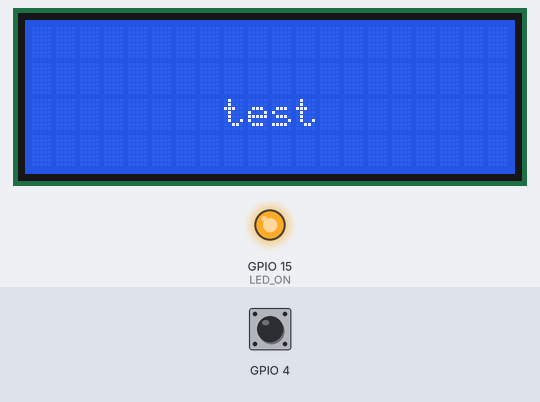
A program run on a simulated Raspberry Pi (BCM pin numbers). Shown: 20×4 character LCD, output pins drawn as LEDs (lit = HIGH). Inputs (shaded band) come from the test bench; at power-on: GPIO 4 LOW. The clock reads 2024-03-15 10:24:30 at power-on unless the program sets it; pins used as bus, display or sensor lines are not drawn; what the program prints to the terminal is not drawn.

Above: at 2.2 s.
2.3 s: GPIO 4 pulled HIGH for 0.15 s
At 2.9 s:
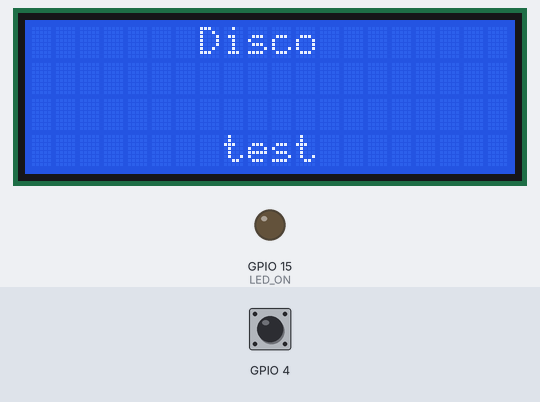
3.0 s: GPIO 4 pulsed HIGH 2 times (0.12 s each, 0.3 s apart)
At 4.0 s:
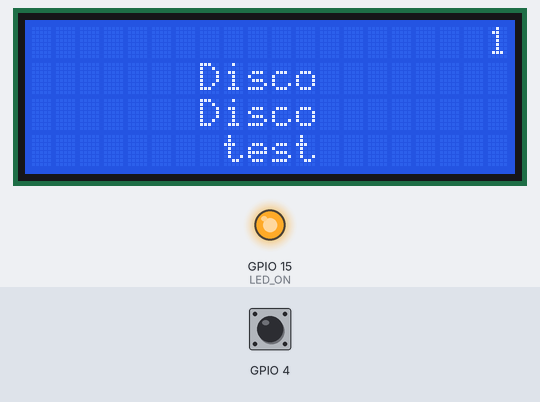
5.1 s: GPIO 4 pulled HIGH for 1 s
At 5.5 s:
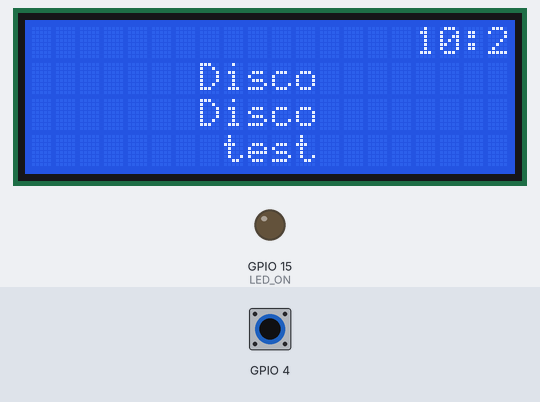
Timing chart, 0 to 8.1 s (numbered marks = the images above; inputs shaded):
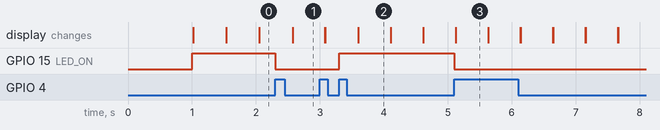

Measured:
- after the input at 2.3 s, GPIO 15 (LED_ON): HIGH → LOW at once
- after the input at 3.0 s, GPIO 15 (LED_ON): LOW → HIGH after 0.30 s
- after the input at 5.1 s, GPIO 15 (LED_ON): HIGH → LOW at once

The program:

test.py
```python
#!/usr/bin/python
# -*- coding: utf-8 -*-

import lcd
import time
from datetime import datetime

my_lcd = lcd.Lcd()

while True:
	my_lcd.animate_down("test")
	my_lcd.animate_down("Disco", lcd.center, True, 3)
	my_lcd.animate_left(datetime.now().strftime('%T'))
	my_lcd.animate_right(datetime.now().strftime('%T'), lcd.LCD_LINE_2)
	time.sleep(60)
```

lcd.py
```python
#!/usr/bin/python

# The wiring for the LCD is as follows:
# 1 : GND
# 2 : 5V
# 3 : Contrast (0-5V)*
# 4 : RS (Register Select)
# 5 : R/W (Read Write)       - GROUND THIS PIN
# 6 : Enable or Strobe
# 7 : Data Bit 0             - NOT USED
# 8 : Data Bit 1             - NOT USED
# 9 : Data Bit 2             - NOT USED
# 10: Data Bit 3             - NOT USED
# 11: Data Bit 4
# 12: Data Bit 5
# 13: Data Bit 6
# 14: Data Bit 7
# 15: LCD Backlight +5V**
# 16: LCD Backlight GND

#import
import RPi.GPIO as GPIO
import time

# Define GPIO to LCD mapping
LCD_RS = 7
LCD_E  = 8
LCD_D4 = 25
LCD_D5 = 24
LCD_D6 = 23
LCD_D7 = 18
LED_ON = 15

# Define some device constants
LCD_WIDTH = 20    # Maximum characters per line
LCD_CHR = True
LCD_CMD = False

LCD_LINE_1 = 0x80 # LCD RAM address for the 1st line
LCD_LINE_2 = 0xC0 # LCD RAM address for the 2nd line
LCD_LINE_3 = 0x94 # LCD RAM address for the 3rd line
LCD_LINE_4 = 0xD4 # LCD RAM address for the 4th line

# Timing constants
E_PULSE = 0.00005
E_DELAY = 0.00005

left = 1
center = 2
right = 3

class Lcd:


	def __init__(self, setmode = True):
		if setmode:
			GPIO.setmode(GPIO.BCM)       # Use BCM GPIO numbers

		GPIO.setup(LCD_E, GPIO.OUT)  # E
		GPIO.setup(LCD_RS, GPIO.OUT) # RS
		GPIO.setup(LCD_D4, GPIO.OUT) # DB4
		GPIO.setup(LCD_D5, GPIO.OUT) # DB5
		GPIO.setup(LCD_D6, GPIO.OUT) # DB6
		GPIO.setup(LCD_D7, GPIO.OUT) # DB7
		GPIO.setup(LED_ON, GPIO.OUT) # Backlight enable
		GPIO.setup(4, GPIO.IN, pull_up_down=GPIO.PUD_DOWN) # LED Light Switch

		# Initialise display
		self.lcd_init()

		# Toggle backlight off-on
		GPIO.output(LED_ON, False)
		time.sleep(1)
		GPIO.output(LED_ON, True)

		# LED Light Switch Event
		self.led_state = True
		self.led_last_event = time.time()
		GPIO.add_event_detect(4, GPIO.RISING, bouncetime=700)
		GPIO.add_event_callback(4, self.toggle_light)

		print "LCD Initialised"

	def __del__(self):
		self.clear()
		GPIO.output(LED_ON, False)
		GPIO.cleanup()
		print "LCD destroyed"

	def toggle_light(self, arg):
		if (time.time() - self.led_last_event) > 0.7:
			self.led_state = not self.led_state
			GPIO.output(LED_ON, self.led_state)
			self.led_last_event = time.time()

	def lcd_init(self):
		# Initialise display
		self.lcd_byte(0x33,LCD_CMD)
		self.lcd_byte(0x32,LCD_CMD)
		self.lcd_byte(0x28,LCD_CMD)
		self.lcd_byte(0x0C,LCD_CMD)
		self.lcd_byte(0x06,LCD_CMD)
		self.lcd_byte(0x01,LCD_CMD)

	def lcd_string(self, message, style):
		# Send string to display
		# style=1 Left justified
		# style=2 Centred
		# style=3 Right justified

		if style==1:
			message = message.ljust(LCD_WIDTH," ")
		elif style==2:
			message = message.center(LCD_WIDTH," ")
		elif style==3:
			message = message.rjust(LCD_WIDTH," ")

		for i in range(LCD_WIDTH):
			self.lcd_byte(ord(message[i]),LCD_CHR) # 178 is an empty box

	def lcd_byte(self, bits, mode):
		# Send byte to data pins
		# bits = data
		# mode = True  for character
		#        False for command

		GPIO.output(LCD_RS, mode) # RS

		# High bits
		GPIO.output(LCD_D4, False)
		GPIO.output(LCD_D5, False)
		GPIO.output(LCD_D6, False)
		GPIO.output(LCD_D7, False)
		if bits&0x10==0x10:
			GPIO.output(LCD_D4, True)
		if bits&0x20==0x20:
			GPIO.output(LCD_D5, True)
		if bits&0x40==0x40:
			GPIO.output(LCD_D6, True)
		if bits&0x80==0x80:
			GPIO.output(LCD_D7, True)

		# Toggle 'Enable' pin
		time.sleep(E_DELAY)
		GPIO.output(LCD_E, True)
		time.sleep(E_PULSE)
		GPIO.output(LCD_E, False)
		time.sleep(E_DELAY)

		# Low bits
		GPIO.output(LCD_D4, False)
		GPIO.output(LCD_D5, False)
		GPIO.output(LCD_D6, False)
		GPIO.output(LCD_D7, False)
		if bits&0x01==0x01:
			GPIO.output(LCD_D4, True)
		if bits&0x02==0x02:
			GPIO.output(LCD_D5, True)
		if bits&0x04==0x04:
			GPIO.output(LCD_D6, True)
		if bits&0x08==0x08:
			GPIO.output(LCD_D7, True)

		# Toggle 'Enable' pin
		time.sleep(E_DELAY)
		GPIO.output(LCD_E, True)
		time.sleep(E_PULSE)
		GPIO.output(LCD_E, False)
		time.sleep(E_DELAY)

	def write_line(self, message, line = LCD_LINE_1, style = left):
		self.lcd_byte(line, LCD_CMD)
		self.lcd_string(message, style)

	def clear(self):
		# Blank display
		self.write_line("", LCD_LINE_1)
		self.write_line("", LCD_LINE_2)
		self.write_line("", LCD_LINE_3)
		self.write_line("", LCD_LINE_4)

	def animate_left(self, message, line = LCD_LINE_1):
		animated_message = ""
		i = 1
		l = len(message)
		while i <= LCD_WIDTH:
			if i > l:
				animated_message = animated_message + " "
			else:
				animated_message = message[:i]

			self.write_line(animated_message, line, right)
			i = i + 1
			time.sleep(.5)

	def animate_right(self, message, line = LCD_LINE_1):
		animated_message = ""
		i = LCD_WIDTH
		l = len(message)
		d = LCD_WIDTH - l
		while i >= 0:
			if i - d < 0:
				animated_message = " " + animated_message
			else:
				animated_message = message[i - d:]

			self.write_line(animated_message, line, left)
			i = i - 1
			time.sleep(.5)

	def animate_down(self, message, style = center, trail = False, how_many_lines = 4):
		lines = [LCD_LINE_1, LCD_LINE_2, LCD_LINE_3, LCD_LINE_4]
		i = 0
		for line in lines:
			if not trail:
				self.write_line("", lines[i - 1])

			self.write_line(message, line, style)
			i = i + 1

			if i  == how_many_lines:
				break
			time.sleep(.5)
```
